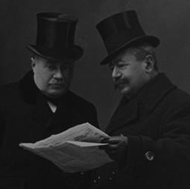
#> input picture Code/gray1.png, 190 x 189 px, shrunk from 255 x 253 before the run
$ jupyter execute 'image enhancement.ipynb'   (older library calls are emulated)
#> lines starting #> are read from the running program, lines starting #| are printed output that depends on the picture
# Implementation Color Image Enhancement Using the Support Fuzzification in the Framework of the Logarithmic Model

#

#

# Loading our pakages -.-

[cell 1]
import numpy as np
import cv2
from scipy.special import comb
from matplotlib import pyplot as plt
import math

#

#

[cell 2]
EPSILON = 0.00001
def Addition(v1,v2):
    return (v1+v2)/(1+v1*v2+EPSILON)

#

[cell 3]
def Subtraction(v1,v2):
    return (v1-v2)/(1-v1*v2+EPSILON)

#

[cell 4]
def Multiplication(lamda,v):
    return (pow(1+v,lamda) - pow(1-v,lamda)) / (pow(1+v,lamda) + pow(1-v,lamda)+EPSILON)

#

[cell 5]
def Isomorphism(v):
    return 0.5*np.log((1+v)/(1-v+EPSILON))

#

[cell 6]
def Product(v1,v2):
    return Isomorphism(v1)*Isomorphism(v2)

#

[cell 7]
def norm(v):
    return np.sqrt(abs(Product(v,v)))

#

#

# For gray Image -.-

# The Fuzzification of the Image Support

[cell 8]
def P(img,m,n):

    width = img.shape[0]
    high = img.shape[1]
    P = np.ones((m,n,int(img.shape[0]),int(img.shape[1])),dtype = np.float)

    shapex = 0
    shapey = 0
    for i in range(m):
        shapex = 0
        shapey = 0
        for j in range(n):
            x0 = 0
            x1 = img.shape[0]
            y0 = 0
            y1 = img.shape[1]
            for x in range(img.shape[0]):
                for y in range(img.shape[1]):
                    qx = comb(m,i)*( ((x-x0)**i) * ((x1-x)**(m-i)) ) / ((x1**n)+EPSILON)
                    qy = comb(n,i)* ( ((y-y0)**j) * ((y1-y)**(n-j)) ) / ((y1**n)+EPSILON)
                    P[i][j][x][y] = qx * qy

    return P

#

[cell 9]
def Wij(P,m,n):
    ghama = 2
    W = np.zeros((m,n,P.shape[2],P.shape[3]))
    count = 0
    index = 0
    for i in range(m):
        for j in range(n):
            xx = 0
            yy = 0
            pijPowerAlpha = np.power(P[i, j], ghama)
            for x in range(img.shape[0]):
                for y in range(img.shape[1]):
                    W[i][j][x][y] = pijPowerAlpha[x, y]/(np.sum( np.power(P[:, :, x, y], ghama)) +EPSILON)
    return W

#

[cell 10]
def card_Wij(W):
    sumW = 0
    sumW = np.sum(W[ :, :])
    return sumW

#

[cell 11]
def meanW(img,W,card):
    temp = 0
    for x in range(img.shape[0]):
        for y in range(img.shape[1]):
            M = Multiplication(W[x][y]/card,img[x][y])
            temp = Addition(M,temp)
    return temp

#

[cell 12]
def varience(img,W,card,mean):
    M = 0
    for x in range(img.shape[0]):
        for y in range(img.shape[1]):
            M += (W[x][y]*pow(norm(Subtraction(img[x][y],mean)),2))
    M = M/(card+EPSILON)
    return np.sqrt(M)

#

# The Enhancement Method for Gray Level Image -.-

[cell 13]
def lamda_ij(varience):
    return math.sqrt((1/3))/(varience+EPSILON)

#

[cell 14]
def Taw(img,mean):
    sumT = 0
    for x in range(img.shape[0]):
        for y in range(img.shape[1]):
            sumT += Subtraction(img[x][y],mean)

    return sumT

#

[cell 15]
def Window_enh(img,lamda,taw):
    return Multiplication(lamda,taw)

#

[cell 16]
def transformSpaces(image, sourceLeftLimit, sourceRightLimit, destinationLeftLimit, destinationRightLimit):
    return ((image - sourceLeftLimit) / (sourceRightLimit - sourceLeftLimit)) * (destinationRightLimit - destinationLeftLimit) + destinationLeftLimit

[cell 17]
img = cv2.imread('gray1.png',0)
#> img is the input picture: shape (189, 190); min 5, max 157, mean 34.6
transformedImage = transformSpaces(img, 0, 255, -1, 1)
#> in transformSpaces, `return ((image - sourceLeftLimit) / (sourceRightLimit - sourceLeftLimi..`:
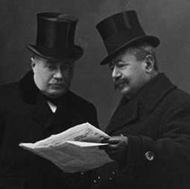
#> returned value: shape (189, 190) float64; min -0.961, max 0.231, mean -0.729; drawn with min black and max white

m = n = int(input('how many the fuzzy partition : '))
#> the answer given: 3

P = P(img,m,n)

W = Wij(P,m,n)

newImage = np.zeros((img.shape[0], img.shape[1]))

for i in range(m):
    for j in range(n):
        card = card_Wij(W[i][j])
        M = meanW(transformedImage,W[i][j],card)
        V = varience(transformedImage,W[i][j],card,M)
        lamda = lamda_ij(V)
        taw = Taw(img,M)
        taw = M
        secondeTerm = Subtraction(transformedImage, taw)
        tt = Multiplication(lamda,secondeTerm)
        for x in range(0, img.shape[0]):
                for y in range(0, img.shape[1]):
                    newImage[x, y] = Addition(newImage[x, y], Multiplication(W[i, j, x, y], tt[x, y]))
